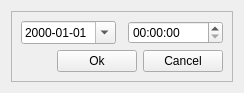
<?xml version="1.0" encoding="UTF-8"?>
<ui version="4.0">
 <class>dtSetter</class>
 <widget class="QWidget" name="dtSetter">
  <property name="geometry">
   <rect>
    <x>0</x>
    <y>0</y>
    <width>244</width>
    <height>91</height>
   </rect>
  </property>
  <property name="windowTitle">
   <string>Form</string>
  </property>
  <layout class="QVBoxLayout" name="verticalLayout_2">
   <item>
    <widget class="QFrame" name="dlg_frame">
     <property name="frameShape">
      <enum>QFrame::StyledPanel</enum>
     </property>
     <property name="frameShadow">
      <enum>QFrame::Raised</enum>
     </property>
     <layout class="QVBoxLayout" name="verticalLayout">
      <item>
       <layout class="QHBoxLayout" name="horizontalLayout">
        <property name="spacing">
         <number>12</number>
        </property>
        <item>
         <widget class="QDateEdit" name="dateEdit">
          <property name="displayFormat">
           <string>yyyy-MM-dd</string>
          </property>
          <property name="calendarPopup">
           <bool>true</bool>
          </property>
         </widget>
        </item>
        <item>
         <widget class="QTimeEdit" name="timeEdit">
          <property name="displayFormat">
           <string>hh:mm:ss</string>
          </property>
         </widget>
        </item>
       </layout>
      </item>
      <item>
       <layout class="QHBoxLayout" name="horizontalLayout_2">
        <item>
         <spacer name="horizontalSpacer">
          <property name="orientation">
           <enum>Qt::Horizontal</enum>
          </property>
          <property name="sizeHint" stdset="0">
           <size>
            <width>40</width>
            <height>20</height>
           </size>
          </property>
         </spacer>
        </item>
        <item>
         <widget class="QPushButton" name="ok">
          <property name="text">
           <string>Ok</string>
          </property>
         </widget>
        </item>
        <item>
         <widget class="QPushButton" name="cancel">
          <property name="text">
           <string>Cancel</string>
          </property>
         </widget>
        </item>
       </layout>
      </item>
     </layout>
    </widget>
   </item>
  </layout>
 </widget>
 <resources/>
 <connections/>
</ui>
